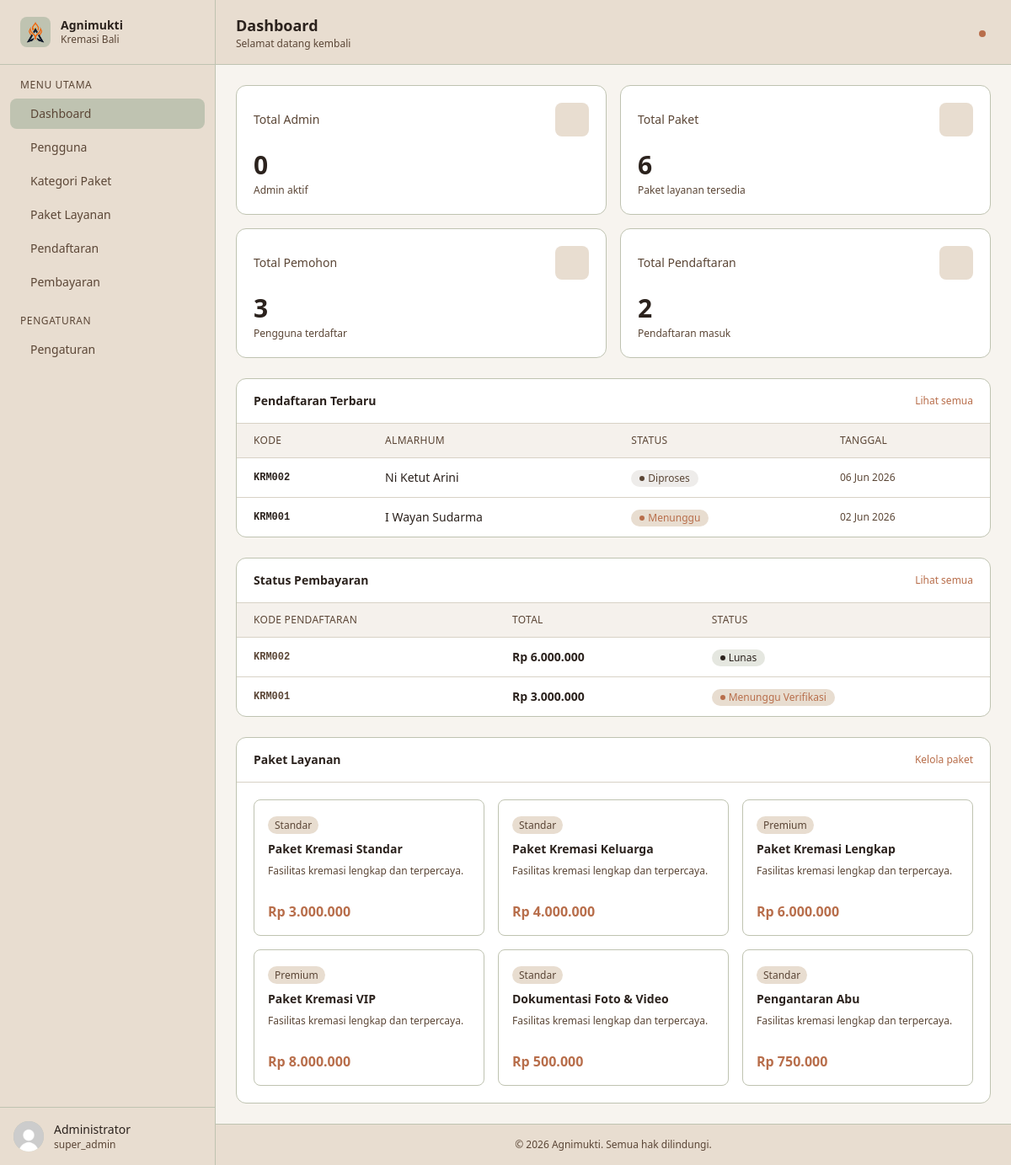
The page /admin (signed in) on the database as committed earlier.
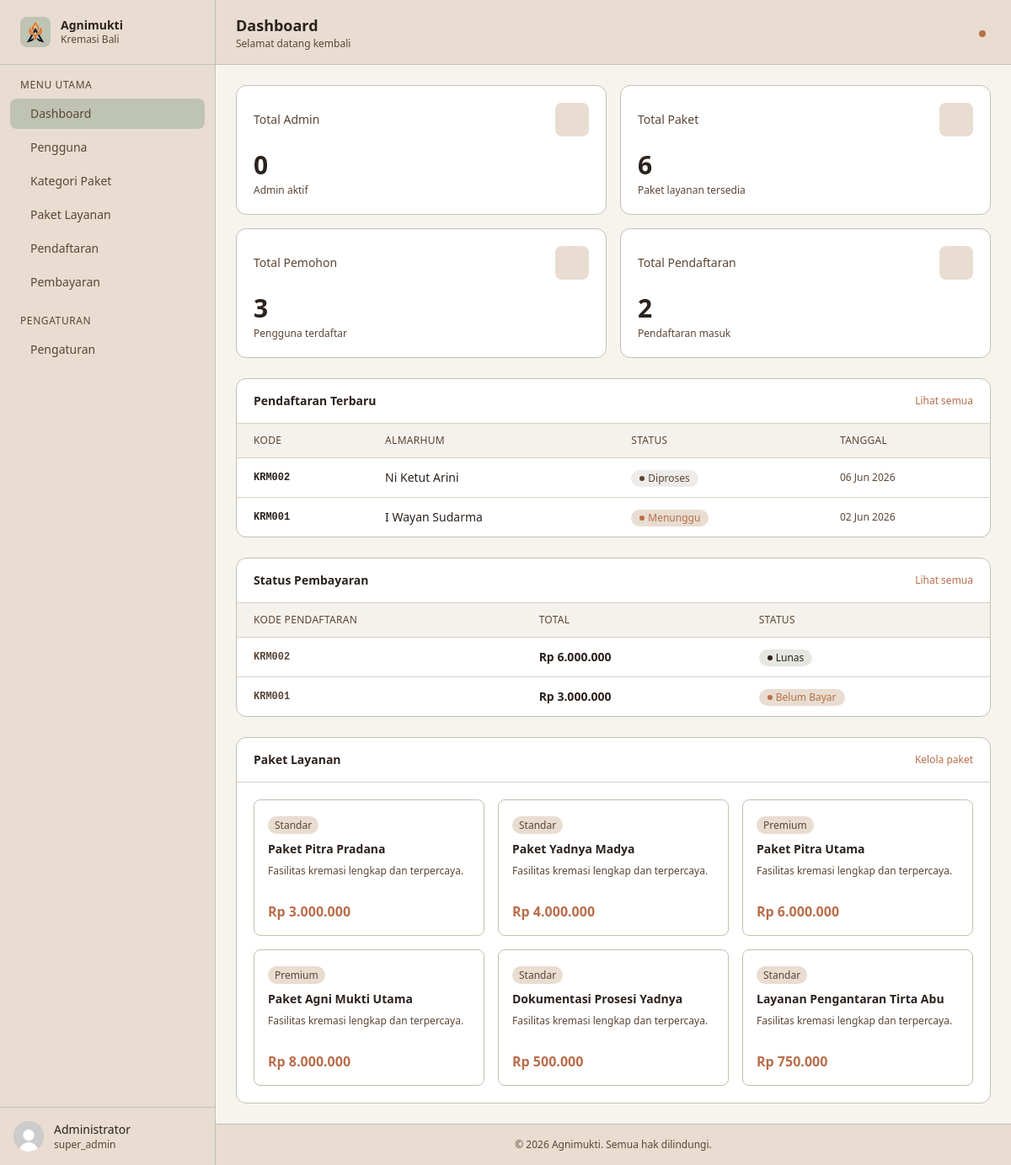
The same page on the database as committed later.
### tables this page shows
CREATE TABLE pembayaran (
    id_pembayaran INT AUTO_INCREMENT PRIMARY KEY,

    id_pendaftaran INT NOT NULL,

    tanggal_bayar DATE NOT NULL,

    total_bayar DECIMAL(12,2) NOT NULL,

    metode_pembayaran ENUM(
        'Transfer',
        'QRIS',
        'Tunai'
    ) NOT NULL,

    status_pembayaran ENUM(
        'Belum Bayar',
        'Lunas'
    ) DEFAULT 'Belum Bayar',

    created_at TIMESTAMP DEFAULT CURRENT_TIMESTAMP,

    CONSTRAINT fk_pembayaran_pendaftaran
    FOREIGN KEY (id_pendaftaran)
    REFERENCES pendaftaran(id_pendaftaran)
    ON UPDATE CASCADE
    ON DELETE RESTRICT
);

CREATE TABLE paket_layanan (
    id_paket INT AUTO_INCREMENT PRIMARY KEY,
    id_kategori INT NOT NULL,
    nama_paket VARCHAR(100) NOT NULL,
    harga DECIMAL(12,2) NOT NULL,
    fasilitas TEXT,
    created_at TIMESTAMP DEFAULT CURRENT_TIMESTAMP,

    CONSTRAINT fk_paket_kategori
    FOREIGN KEY (id_kategori)
    REFERENCES kategori_paket(id_kategori)
    ON UPDATE CASCADE
    ON DELETE RESTRICT
);

CREATE TABLE pendaftaran (
    id_pendaftaran INT AUTO_INCREMENT PRIMARY KEY,
    kode_pendaftaran VARCHAR(20) NOT NULL UNIQUE,

    id_user INT NOT NULL,
    id_paket INT NOT NULL,

    nama_almarhum VARCHAR(100) NOT NULL,
    tanggal_lahir DATE,
    tanggal_meninggal DATE,

    tanggal_daftar DATE NOT NULL,

    status ENUM(
        'Menunggu',
        'Diproses',
        'Selesai',
        'Dibatalkan'
    ) DEFAULT 'Menunggu',

    catatan TEXT,

    created_at TIMESTAMP DEFAULT CURRENT_TIMESTAMP,

    CONSTRAINT fk_pendaftaran_user
    FOREIGN KEY (id_user)
    REFERENCES users(id_user)
    ON UPDATE CASCADE
    ON DELETE RESTRICT,

    CONSTRAINT fk_pendaftaran_paket
    FOREIGN KEY (id_paket)
    REFERENCES paket_layanan(id_paket)
    ON UPDATE CASCADE
    ON DELETE RESTRICT
);

### config/Database.php (called while the page is built)
<?php
class Database {
    private $host = "localhost";
    private $username = "root";
    private $password = "";
    private $dbname   = "db_agnimukti";
    public function connect() {
        try {
            $pdo = new PDO(
                "mysql:host={$this->host};dbname={$this->dbname};charset=utf8mb4",
                $this->username,
                $this->password
            );
            $pdo->setAttribute(PDO::ATTR_ERRMODE, PDO::ERRMODE_EXCEPTION);
            return $pdo;
        } catch (PDOException $e) {
            die("Koneksi database gagal: " . $e->getMessage());
        }
    }
}
?>

### classes/Pembayaran.php (called while the page is built, shortened)
<?php
require_once __DIR__ . '/../config/Database.php';
class Pembayaran
{
    private $conn;
    public function __construct()
    {
        $database = new Database();
        $this->conn = $database->connect();
    }
    public function getAll()
    {
        $sql = "SELECT
                    p.id_pembayaran,
                    p.id_pendaftaran,
                    d.kode_pendaftaran,
                    d.nama_almarhum,
                    p.tanggal_bayar,
                    p.total_bayar,
                    p.metode_pembayaran,
                    p.status_pembayaran
                FROM pembayaran p
                JOIN pendaftaran d
                    ON p.id_pendaftaran = d.id_pendaftaran
                ORDER BY p.id_pembayaran DESC";
        $stmt = $this->conn->prepare($sql);
        $stmt->execute();
        return $stmt->fetchAll(PDO::FETCH_ASSOC);
    }
}

### classes/Pendaftaran.php (called while the page is built, shortened)
<?php
require_once __DIR__ . '/../config/Database.php';
class Pendaftaran
{
    private $conn;
    public function __construct()
    {
        $database = new Database();
        $this->conn = $database->connect();
    }
    public function getAll()
    {
        $sql = "SELECT
                    p.id_pendaftaran,
                    p.kode_pendaftaran,
                    p.nama_almarhum,
                    p.tanggal_lahir,
                    p.tanggal_meninggal,
                    p.tanggal_daftar,
                    p.status,
                    p.catatan,
                    u.id_user,
                    u.nama AS nama_pemohon,
                    pl.id_paket,
                    pl.nama_paket,
                    pl.harga
                FROM pendaftaran p
                JOIN users u
                    ON p.id_user = u.id_user
                JOIN paket_layanan pl
                    ON p.id_paket = pl.id_paket
                ORDER BY p.id_pendaftaran DESC";
        $stmt = $this->conn->prepare($sql);
        $stmt->execute();
        return $stmt->fetchAll(PDO::FETCH_ASSOC);
    }
}

### classes/Auth.php (called while the page is built, shortened)
<?php
require_once __DIR__ . '/../config/Database.php';
class Auth {
    public function checkLogin() {
        if (isset($_SESSION['user'])) {
            return [
                "status" => true,
                "message" => "User sudah login",
                "data" => $_SESSION['user']
            ];
        }
        return [
            "status" => false,
            "message" => "User belum login"
        ];
    }
}
?>

### classes/Users.php (called while the page is built, shortened)
<?php
require_once __DIR__ . '/../config/Database.php';
class Users {
    private $conn;
    public function __construct()
    {
        $database = new Database();
        $this->conn = $database->connect();
    }
    public function getAll() {
        $query = "SELECT * FROM users";
        $stmt = $this->conn->prepare($query);
        $stmt->execute();
        return $stmt->fetchAll(PDO::FETCH_ASSOC);
    }
}
?>

### classes/PaketLayanan.php (called while the page is built, shortened)
<?php
require_once __DIR__ . '/../config/Database.php';
class PaketLayanan
{
    private $conn;
    public function __construct()
    {
        $database = new Database();
        $this->conn = $database->connect();
    }
    public function getAll()
    {
        $sql = "SELECT
                    p.id_paket,
                    p.id_kategori,
                    k.nama_kategori,
                    p.nama_paket,
                    p.harga,
                    p.fasilitas
                FROM paket_layanan p
                JOIN kategori_paket k
                    ON p.id_kategori = k.id_kategori
                ORDER BY p.id_paket ASC";
        $stmt = $this->conn->prepare($sql);
        $stmt->execute();
        return $stmt->fetchAll(PDO::FETCH_ASSOC);
    }
}

### public/admin/pages/dashboard.php (the view, shortened to what the changed rows need)
<?php
require_once __DIR__ . '/../../../classes/Users.php';
require_once __DIR__ . '/../../../classes/PaketLayanan.php';
require_once __DIR__ . '/../../../classes/Pendaftaran.php';
require_once __DIR__ . '/../../../classes/Pembayaran.php';
$userModel = new Users();
$paketModel = new PaketLayanan();
$pendaftaranModel = new Pendaftaran();
$pembayaranModel = new Pembayaran();
$listUser = $userModel->getAll();
$listPaket = $paketModel->getAll();
$listPendaftaran = $pendaftaranModel->getAll();
$listPembayaran = $pembayaranModel->getAll();
$pembayaranTerbaru = array_slice($listPembayaran, 0, 5);
?>
<header class="bg-[#E8DDD0] border-b border-[#BFC3B1] px-6 py-4 flex items-center justify-between sticky top-0 z-30">
    <div>
        <h1 class="text-lg font-semibold text-[#2B221D]">Dashboard</h1>
    </div>
</header>
<main class="flex-1 p-6 space-y-6 bg-[#F5F1EC]/30">
    <div class="grid grid-cols-1 xl:grid-cols-2 gap-6">
        <div class="bg-white rounded-xl border border-[#BFC3B1]">
            <div class="px-5 py-4 border-b border-[#D8D2C6] flex items-center justify-between">
                <h2 class="text-sm font-semibold text-[#2B221D]">Pendaftaran Terbaru</h2>
            </div>
            <div class="overflow-x-auto">
                <table class="w-full text-sm">
                    <thead>
                        <tr class="bg-[#F5F1EC] text-left text-xs text-[#5B4636] uppercase tracking-wide border-b border-[#D8D2C6]">
                            <th class="px-5 py-3 font-medium">Kode</th>
                            <th class="px-5 py-3 font-medium">Almarhum</th>
                            <th class="px-5 py-3 font-medium">Status</th>
                            <th class="px-5 py-3 font-medium">Tanggal</th>
                        </tr>
                    </thead>
                </table>
            </div>
        </div>
        <div class="bg-white rounded-xl border border-[#BFC3B1]">
            <div class="px-5 py-4 border-b border-[#D8D2C6] flex items-center justify-between">
                <h2 class="text-sm font-semibold text-[#2B221D]">Status Pembayaran</h2>
            </div>
            <div class="overflow-x-auto">
                <table class="w-full text-sm">
                    <thead>
                        <tr class="bg-[#F5F1EC] text-left text-xs text-[#5B4636] uppercase tracking-wide border-b border-[#D8D2C6]">
                            <th class="px-5 py-3 font-medium">Kode Pendaftaran</th>
                            <th class="px-5 py-3 font-medium">Total</th>
                            <th class="px-5 py-3 font-medium">Status</th>
                        </tr>
                    </thead>
                    <tbody class="divide-y divide-[#D8D2C6]">
                        <?php if (empty($pembayaranTerbaru)): ?>
                        <tr>
                            <td colspan="4" class="px-5 py-6 text-center text-xs text-[#5B4636]">Belum ada riwayat transaksi pembayaran.</td>
                        </tr>
                        <?php else: ?>
                        <?php foreach ($pembayaranTerbaru as $pembayaran): ?>
                        <tr class="hover:bg-[#F5F1EC] transition-colors">
                            <td class="px-5 py-3 font-mono text-xs font-semibold text-[#5B4636]">
                                <?php
                                $kodePendaftaran = 'KRM-ERR';
                                foreach($listPendaftaran as $p) {
                                    if($p['id_pendaftaran'] == $pembayaran['id_pendaftaran']) {
                                        $kodePendaftaran = $p['kode_pendaftaran'];
                                        break;
                                    }
                                }
                                echo htmlspecialchars($kodePendaftaran);
                                ?>
                            </td>
                            <td class="px-5 py-3 text-[#2B221D] font-semibold">Rp <?= number_format($pembayaran['total_bayar'], 0, ',', '.'); ?></td>
                            <td class="px-5 py-3">
                                <?php
                                $payStatusClass = "bg-[#E8DDD0] text-[#B86E4B]";
                                if ($pembayaran['status_pembayaran'] === 'Lunas') $payStatusClass = "bg-[#BFC3B1]/40 text-[#2B221D]";
                                ?>
                                <span class="inline-flex items-center gap-1 px-2.5 py-0.5 rounded-full text-xs font-medium <?= $payStatusClass; ?>">
                                    <span class="w-1.5 h-1.5 rounded-full bg-current"></span>
                                    <?= htmlspecialchars($pembayaran['status_pembayaran']); ?>
                                </span>
                            </td>
                        </tr>
                        <?php endforeach; ?>
                        <?php endif; ?>
                    </tbody>
                </table>
            </div>
        </div>
    </div>
    <?php if (($authUser['data']['role'] ?? '') === 'super_admin'): ?>
        <div class="bg-white rounded-xl border border-[#BFC3B1]">
            <div class="px-5 py-4 border-b border-[#D8D2C6] flex items-center justify-between">
                <h2 class="text-sm font-semibold text-[#2B221D]">Paket Layanan</h2>
            </div>
            <div class="grid grid-cols-1 sm:grid-cols-2 lg:grid-cols-3 gap-4 p-5">
                <?php if(empty($listPaket)): ?>
                    <p class="text-xs text-[#5B4636] col-span-full text-center py-4">Belum ada paket layanan terdaftar di database.</p>
                <?php else: ?>
                    <?php foreach($listPaket as $paket): ?>
                    <div class="bg-white border border-[#BFC3B1] rounded-lg p-4 hover:border-[#B86E4B] transition-all hover:shadow-sm">
                        <div class="flex items-start justify-between mb-2">
                            <div>
                                <span class="text-xs font-medium bg-[#E8DDD0] text-[#5B4636] px-2 py-0.5 rounded-full">
                                    <?= ($paket['harga'] >= 5000000) ? 'Premium' : 'Standar'; ?>
                                </span>
                                <p class="text-sm font-semibold text-[#2B221D] mt-2"><?= htmlspecialchars($paket['nama_paket']); ?></p>
                            </div>
                        </div>
                        <p class="text-xs text-[#5B4636] mb-3 line-clamp-2 h-8"><?= htmlspecialchars($paket['deskripsi'] ?? 'Fasilitas kremasi lengkap dan terpercaya.'); ?></p>
                        <p class="text-base font-bold text-[#B86E4B]">Rp <?= number_format($paket['harga'], 0, ',', '.'); ?></p>
                    </div>
                    <?php endforeach; ?>
                <?php endif; ?>
            </div>
        </div>
    <?php endif; ?>
</main>

Rows that differ between the two databases and show on the page:
changed pembayaran "KRM001": status_pembayaran "Menunggu Verifikasi" → "Belum Bayar"
changed paket_layanan: nama_paket "Paket Kremasi Standar" → "Paket Pitra Pradana"
changed paket_layanan: nama_paket "Paket Kremasi Keluarga" → "Paket Yadnya Madya"
changed paket_layanan: nama_paket "Paket Kremasi Lengkap" → "Paket Pitra Utama"
changed paket_layanan: nama_paket "Paket Kremasi VIP" → "Paket Agni Mukti Utama"
changed paket_layanan: nama_paket "Dokumentasi Foto & Video" → "Dokumentasi Prosesi Yadnya"
changed paket_layanan: nama_paket "Pengantaran Abu" → "Layanan Pengantaran Tirta Abu"
